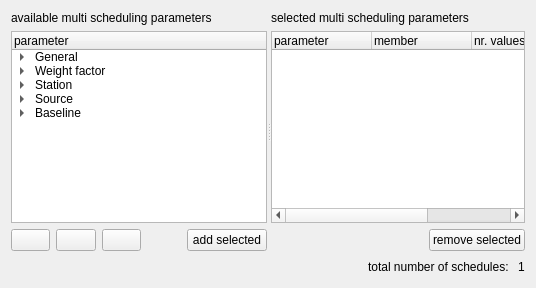
             <widget class="QWidget" name="tab_3">
              <attribute name="title">
               <string>parameters</string>
              </attribute>
              <layout class="QVBoxLayout" name="verticalLayout_48" stretch="1,0">
               <item>
                <widget class="QSplitter" name="splitter_5">
                 <property name="orientation">
                  <enum>Qt::Horizontal</enum>
                 </property>
                 <widget class="QWidget" name="layoutWidget">
                  <layout class="QVBoxLayout" name="verticalLayout_33">
                   <item>
                    <widget class="QLabel" name="label_20">
                     <property name="text">
                      <string>available multi scheduling parameters</string>
                     </property>
                    </widget>
                   </item>
                   <item>
                    <widget class="QTreeWidget" name="treeWidget_multiSched">
                     <attribute name="headerHighlightSections">
                      <bool>false</bool>
                     </attribute>
                     <attribute name="headerShowSortIndicator" stdset="0">
                      <bool>false</bool>
                     </attribute>
                     <column>
                      <property name="text">
                       <string>parameter</string>
                      </property>
                     </column>
                     <item>
                      <property name="text">
                       <string>General</string>
                      </property>
                      <property name="icon">
                       <iconset resource="myresources.qrc">
                        <normaloff>:/icons/icons/applications-internet-2.png</normaloff>:/icons/icons/applications-internet-2.png</iconset>
                      </property>
                      <item>
                       <property name="text">
                        <string>session start</string>
                       </property>
                      </item>
                      <item>
                       <property name="text">
                        <string>subnetting</string>
                       </property>
                      </item>
                      <item>
                       <property name="text">
                        <string>fillin mode</string>
                       </property>
                      </item>
                     </item>
                     <item>
                      <property name="text">
                       <string>Weight factor</string>
                      </property>
                      <property name="icon">
                       <iconset resource="myresources.qrc">
                        <normaloff>:/icons/icons/weight.png</normaloff>:/icons/icons/weight.png</iconset>
                      </property>
                      <item>
                       <property name="text">
                        <string>sky coverage</string>
                       </property>
                      </item>
                      <item>
                       <property name="text">
                        <string>number of observations</string>
                       </property>
                      </item>
                      <item>
                       <property name="text">
                        <string>duration</string>
                       </property>
                      </item>
                      <item>
                       <property name="text">
                        <string>average stations</string>
                       </property>
                      </item>
                      <item>
                       <property name="text">
                        <string>average sources</string>
                       </property>
                      </item>
                     </item>
                     <item>
                      <property name="text">
                       <string>Station</string>
                      </property>
                      <property name="icon">
                       <iconset resource="myresources.qrc">
                        <normaloff>:/icons/icons/station.png</normaloff>:/icons/icons/station.png</iconset>
                      </property>
                      <item>
                       <property name="text">
                        <string>max slew time</string>
                       </property>
                      </item>
                      <item>
                       <property name="text">
                        <string>max wait time</string>
                       </property>
                      </item>
                      <item>
                       <property name="text">
                        <string>max scan time</string>
                       </property>
                      </item>
                      <item>
                       <property name="text">
                        <string>min scan time</string>
                       </property>
                      </item>
                      <item>
                       <property name="text">
                        <string>weight</string>
                       </property>
                      </item>
                     </item>
                     <item>
                      <property name="text">
                       <string>Source</string>
                      </property>
                      <property name="icon">
                       <iconset resource="myresources.qrc">
                        <normaloff>:/icons/icons/source.png</normaloff>:/icons/icons/source.png</iconset>
                      </property>
                      <item>
                       <property name="text">
                        <string>min number of stations</string>
                       </property>
                      </item>
                      <item>
                       <property name="text">
                        <string>min flux</string>
                       </property>
                      </item>
                      <item>
                       <property name="text">
                        <string>min repeat time</string>
                       </property>
                      </item>
                      <item>
                       <property name="text">
                        <string>max scan time</string>
                       </property>
                      </item>
                      <item>
                       <property name="text">
                        <string>min scan time</string>
                       </property>
                      </item>
                      <item>
                       <property name="text">
                        <string>weight</string>
                       </property>
                      </item>
                     </item>
                     <item>
                      <property name="text">
                       <string>Baseline</string>
                      </property>
                      <property name="icon">
                       <iconset resource="myresources.qrc">
                        <normaloff>:/icons/icons/baseline.png</normaloff>:/icons/icons/baseline.png</iconset>
                      </property>
                      <item>
                       <property name="text">
                        <string>max scan time</string>
                       </property>
                      </item>
                      <item>
                       <property name="text">
                        <string>min scan time</string>
                       </property>
                      </item>
                      <item>
                       <property name="text">
                        <string>weight</string>
                       </property>
                      </item>
                     </item>
                    </widget>
                   </item>
                   <item>
                    <layout class="QHBoxLayout" name="horizontalLayout_91">
                     <item>
                      <widget class="QPushButton" name="pushButton_addGroupStationSetup_2">
                       <property name="sizePolicy">
                        <sizepolicy hsizetype="Fixed" vsizetype="Fixed">
                         <horstretch>1</horstretch>
                         <verstretch>0</verstretch>
                        </sizepolicy>
                       </property>
                       <property name="minimumSize">
                        <size>
                         <width>20</width>
                         <height>0</height>
                        </size>
                       </property>
                       <property name="toolTip">
                        <string>add new station group</string>
                       </property>
                       <property name="statusTip">
                        <string>add new station group</string>
                       </property>
                       <property name="text">
                        <string/>
                       </property>
                       <property name="icon">
                        <iconset resource="myresources.qrc">
                         <normaloff>:/icons/icons/station_group_plus.png</normaloff>:/icons/icons/station_group_plus.png</iconset>
                       </property>
                       <property name="iconSize">
                        <size>
                         <width>16</width>
                         <height>16</height>
                        </size>
                       </property>
                      </widget>
                     </item>
                     <item>
                      <widget class="QPushButton" name="pushButton_addGroupsourceSetup_2">
                       <property name="toolTip">
                        <string>add new source group</string>
                       </property>
                       <property name="statusTip">
                        <string>add new source group</string>
                       </property>
                       <property name="text">
                        <string/>
                       </property>
                       <property name="icon">
                        <iconset resource="myresources.qrc">
                         <normaloff>:/icons/icons/source_group_plus.png</normaloff>:/icons/icons/source_group_plus.png</iconset>
                       </property>
                      </widget>
                     </item>
                     <item>
                      <widget class="QPushButton" name="pushButton_addGroupBaselineSetup_2">
                       <property name="sizePolicy">
                        <sizepolicy hsizetype="Fixed" vsizetype="Fixed">
                         <horstretch>1</horstretch>
                         <verstretch>0</verstretch>
                        </sizepolicy>
                       </property>
                       <property name="minimumSize">
                        <size>
                         <width>20</width>
                         <height>0</height>
                        </size>
                       </property>
                       <property name="toolTip">
                        <string>add new baseline group</string>
                       </property>
                       <property name="statusTip">
                        <string>add new baseline group</string>
                       </property>
                       <property name="text">
                        <string/>
                       </property>
                       <property name="icon">
                        <iconset resource="myresources.qrc">
                         <normaloff>:/icons/icons/baseline_group_plus.png</normaloff>:/icons/icons/baseline_group_plus.png</iconset>
                       </property>
                       <property name="iconSize">
                        <size>
                         <width>16</width>
                         <height>16</height>
                        </size>
                       </property>
                      </widget>
                     </item>
                     <item>
                      <spacer name="horizontalSpacer_17">
                       <property name="orientation">
                        <enum>Qt::Horizontal</enum>
                       </property>
                       <property name="sizeHint" stdset="0">
                        <size>
                         <width>40</width>
                         <height>20</height>
                        </size>
                       </property>
                      </spacer>
                     </item>
                     <item>
                      <widget class="QPushButton" name="pushButton_multiSchedAddSelected">
                       <property name="text">
                        <string>add selected</string>
                       </property>
                       <property name="icon">
                        <iconset resource="myresources.qrc">
                         <normaloff>:/icons/icons/edit-add.png</normaloff>:/icons/icons/edit-add.png</iconset>
                       </property>
                      </widget>
                     </item>
                    </layout>
                   </item>
                  </layout>
                 </widget>
                 <widget class="QWidget" name="layoutWidget">
                  <layout class="QVBoxLayout" name="verticalLayout_9">
                   <item>
                    <widget class="QLabel" name="label_21">
                     <property name="text">
                      <string>selected multi scheduling parameters</string>
                     </property>
                    </widget>
                   </item>
                   <item>
                    <widget class="QTreeWidget" name="treeWidget_multiSchedSelected">
                     <column>
                      <property name="text">
                       <string>parameter</string>
                      </property>
                     </column>
                     <column>
                      <property name="text">
                       <string>member</string>
                      </property>
                     </column>
                     <column>
                      <property name="text">
                       <string>nr. values</string>
                      </property>
                     </column>
                     <column>
                      <property name="text">
                       <string>list of values</string>
                      </property>
                     </column>
                    </widget>
                   </item>
                   <item>
                    <layout class="QHBoxLayout" name="horizontalLayout_63">
                     <item>
                      <spacer name="horizontalSpacer_12">
                       <property name="orientation">
                        <enum>Qt::Horizontal</enum>
                       </property>
                       <property name="sizeHint" stdset="0">
                        <size>
                         <width>40</width>
                         <height>20</height>
                        </size>
                       </property>
                      </spacer>
                     </item>
                     <item>
                      <widget class="QPushButton" name="pushButton_25">
                       <property name="text">
                        <string>remove selected</string>
                       </property>
                       <property name="icon">
                        <iconset resource="myresources.qrc">
                         <normaloff>:/icons/icons/edit-delete-6.png</normaloff>:/icons/icons/edit-delete-6.png</iconset>
                       </property>
                      </widget>
                     </item>
                    </layout>
                   </item>
                  </layout>
                 </widget>
                </widget>
               </item>
               <item>
                <layout class="QHBoxLayout" name="horizontalLayout_62">
                 <item>
                  <spacer name="horizontalSpacer_16">
                   <property name="orientation">
                    <enum>Qt::Horizontal</enum>
                   </property>
                   <property name="sizeHint" stdset="0">
                    <size>
                     <width>40</width>
                     <height>20</height>
                    </size>
                   </property>
                  </spacer>
                 </item>
                 <item>
                  <widget class="QLabel" name="label_9">
                   <property name="text">
                    <string>total number of schedules: </string>
                   </property>
                  </widget>
                 </item>
                 <item>
                  <widget class="QLabel" name="label_multiSchedulingNsched">
                   <property name="text">
                    <string>1</string>
                   </property>
                  </widget>
                 </item>
                </layout>
               </item>
              </layout>
             </widget>
